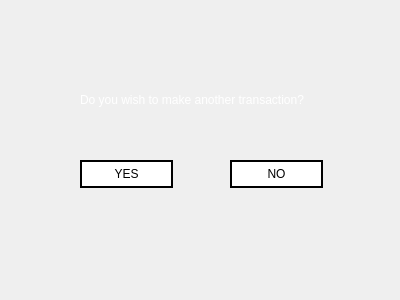
<?xml version="1.0" encoding="UTF-8"?>
<ui version="4.0">
 <class>Atm_NewTransaction</class>
 <widget class="QWidget" name="Atm_NewTransaction">
  <property name="geometry">
   <rect>
    <x>0</x>
    <y>0</y>
    <width>400</width>
    <height>300</height>
   </rect>
  </property>
  <property name="windowTitle">
   <string>NEW TRANSACTION</string>
  </property>
  <property name="styleSheet">
   <string notr="true">QPushButton{
background: transparent;
background-color: white;
border: 2px solid black;
}

QPushButton:hover{
background-color: rgb(30, 30, 30);
color: white;
}

QPushButton:pressed
{
font: bold;
}

</string>
  </property>
  <widget class="QLabel" name="label">
   <property name="geometry">
    <rect>
     <x>80</x>
     <y>90</y>
     <width>281</width>
     <height>21</height>
    </rect>
   </property>
   <property name="text">
    <string>&lt;html&gt;&lt;head/&gt;&lt;body&gt;&lt;p&gt;&lt;span style=&quot; color:#ffffff;&quot;&gt;Do you wish to make another transaction?&lt;/span&gt;&lt;/p&gt;&lt;/body&gt;&lt;/html&gt;</string>
   </property>
  </widget>
  <widget class="QPushButton" name="newtrans">
   <property name="geometry">
    <rect>
     <x>80</x>
     <y>160</y>
     <width>93</width>
     <height>28</height>
    </rect>
   </property>
   <property name="text">
    <string>YES</string>
   </property>
  </widget>
  <widget class="QPushButton" name="exit">
   <property name="geometry">
    <rect>
     <x>230</x>
     <y>160</y>
     <width>93</width>
     <height>28</height>
    </rect>
   </property>
   <property name="text">
    <string>NO</string>
   </property>
  </widget>
  <widget class="QLabel" name="label_2">
   <property name="geometry">
    <rect>
     <x>0</x>
     <y>-5</y>
     <width>441</width>
     <height>311</height>
    </rect>
   </property>
   <property name="styleSheet">
    <string notr="true">background-image: url(:/images/sbg1.png);</string>
   </property>
   <property name="text">
    <string/>
   </property>
  </widget>
  <zorder>label_2</zorder>
  <zorder>label</zorder>
  <zorder>newtrans</zorder>
  <zorder>exit</zorder>
 </widget>
 <resources>
  <include location="resource.qrc"/>
 </resources>
 <connections/>
</ui>
